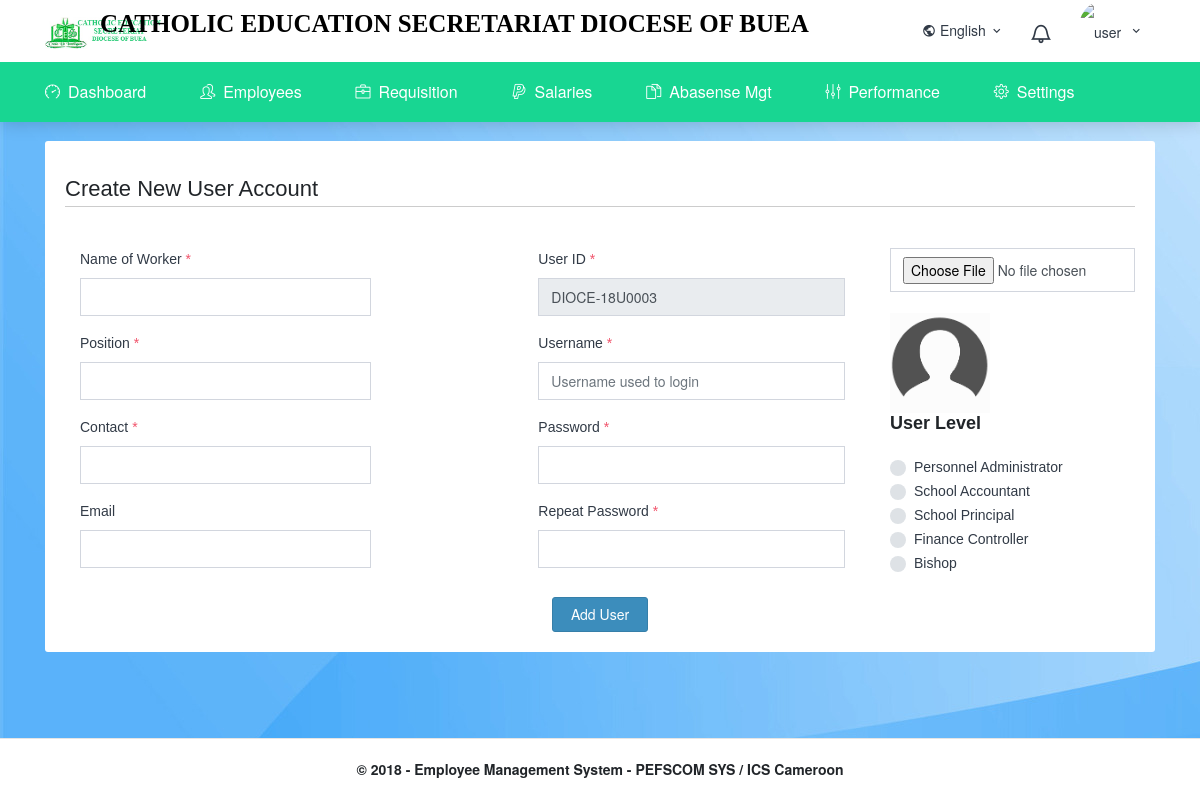
Page /admin/add_user.php on the earlier database version.
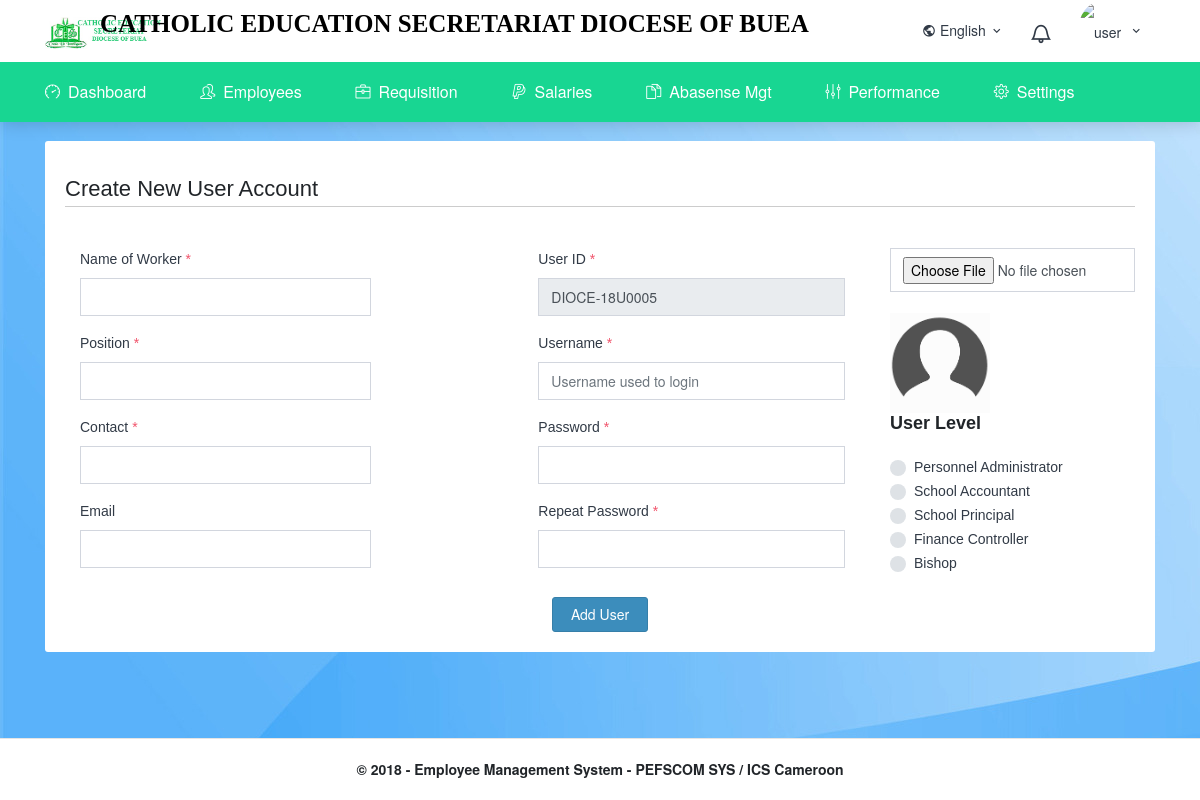
Same page on the later database version.
### tables this page shows
CREATE TABLE `users` (
  `id` int(100) NOT NULL,
  `user_id` varchar(50) NOT NULL,
  `avatar` varchar(300) NOT NULL,
  `username` varchar(50) NOT NULL,
  `password` varchar(200) NOT NULL,
  `level` int(10) NOT NULL,
  `full_name` varchar(200) NOT NULL,
  `position` varchar(100) DEFAULT NULL,
  `tel` varchar(30) NOT NULL,
  `email` varchar(60) NOT NULL,
  `account_status` int(10) NOT NULL DEFAULT '1',
  `account_type` int(2) NOT NULL DEFAULT '2',
  `school` varchar(30) NOT NULL DEFAULT ' ',
  `ip_address` varchar(100) NOT NULL,
  `day` int(2) NOT NULL,
  `month` int(2) NOT NULL,
  `year` year(4) NOT NULL,
  `date` varchar(30) NOT NULL,
  `mysql_date` varchar(30) NOT NULL,
  `time_added` timestamp NOT NULL DEFAULT CURRENT_TIMESTAMP,
  `user_agent` varchar(400) NOT NULL
);

### admin/add_user.php (the view, shortened to what the changed rows need)
<?php
$db = new dbc();
$dbc = $db->get_instance();
function gen_user_id()
{
    global $dbc;
    $query = "SELECT `id` FROM `users` ORDER BY  `id` DESC LIMIT 1";
    $result = mysqli_query($dbc, $query);
    list($id) = mysqli_fetch_array($result);
    $prefix = 'DIOCE-' . date("y") . 'U';
    $idd = $id + 1;
    if($idd < 10)
        $value = '000' . $idd;
    elseif($idd < 100)
        $value = '00' . $idd;
    elseif($idd < 1000)
        $value = '0' . $idd;
    else
        $value = $idd;
    return $prefix . $value;
}
$uid = gen_user_id();
include_once 'includes/head.php';
 ?>
 <?php
include_once 'includes/top_bar.php';
  ?>
  <br>
  <div class="wrapper">
      <div class="container-fluid">
          <div class="row">
              <div class="col-md-12">
                  <div class="card-box">
                      <h2 class="page-header">
                           Create New User Account
                      </h2>
                      <br>
                      <form class="" action="" method="post" enctype="multipart/form-data">
                            <div class="row">
                                <div class="col-md-4">
                                    <div class="form-horizontal">
                                        <div class="form-group">
                                            <div class="col-md-12">
                                                <input type="text" class="form-control" name="user_id" readonly="true"
                                                       required="true" value="<?php echo $uid; ?>">
                                            </div>
                                        </div>
                                    </div>
                                </div>
                            </div>
                        </form>
                  </div>
              </div>
          </div>
      </div>
  </div>
 <?php
include_once 'includes/end.php';
  ?>

Differences in the rows shown:
no longer on this page (row edited): users: user_id "DIOCE-18U0003"
added users: user_id "DIOCE-18U0005"
